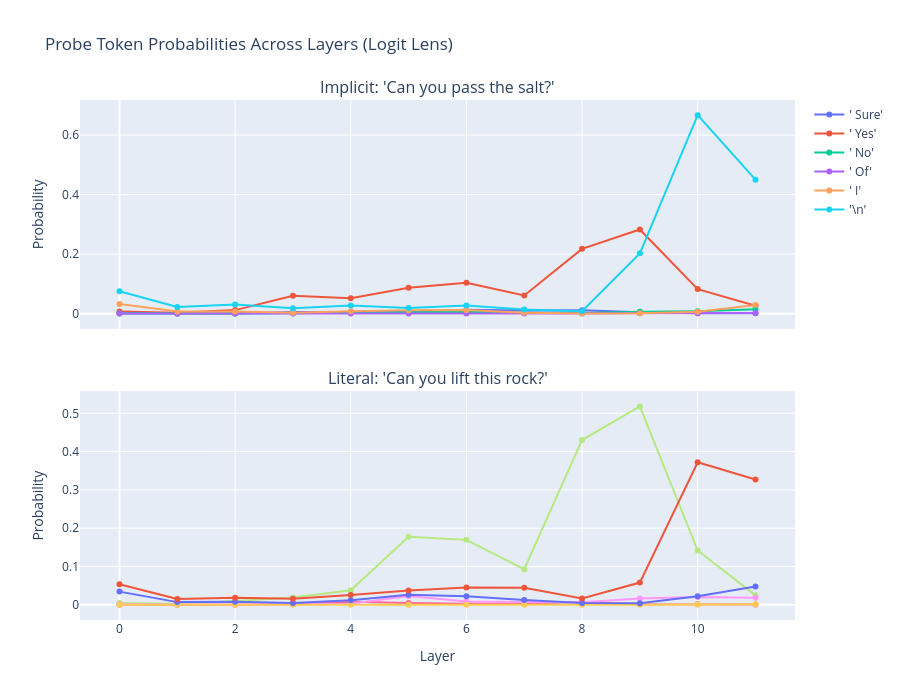

The code cell stored with this chart in its notebook:
### Markdown cell above
### 3.2 Probe: Where Do "Yes/No" vs. Action Tokens Diverge?

For implicit requests, we expect the model to eventually predict action-related continuations (e.g., "Sure", "Of course", "Here"). For literal questions, we expect "Yes"/"No" type continuations. Let's track the probability of key response tokens across layers.

### Code cell
def track_token_probs_across_layers(model, prompt, target_tokens):
    """
    Track the probability of specific tokens at the final position
    across all layers using the logit lens.
    """
    tokens = model.to_tokens(prompt)
    _, cache = model.run_with_cache(tokens)

    target_ids = [model.to_single_token(t) for t in target_tokens]
    n_layers = model.cfg.n_layers
    results = {t: [] for t in target_tokens}

    for layer in range(n_layers):
        resid = cache[f"blocks.{layer}.hook_resid_post"][0, -1, :]
        scaled = model.ln_final(resid)
        layer_logits = model.unembed(scaled.unsqueeze(0)).squeeze(0)
        probs = torch.softmax(layer_logits, dim=-1)

        for t, tid in zip(target_tokens, target_ids):
            results[t].append(probs[tid].item())

    return results


# Tokens that indicate different response types
# Action/compliance tokens (expected after implicit requests)
# Yes/No tokens (expected after literal ability questions)
probe_tokens = [" Sure", " Yes", " No", " Of", " I", "\n"]

fig = make_subplots(
    rows=2, cols=1,
    subplot_titles=[
        f"Implicit: '{sentence_pairs[0]['implicit']}'",
        f"Literal: '{sentence_pairs[0]['literal']}'",
    ],
    shared_xaxes=True,
    vertical_spacing=0.12,
)

for row, prompt in enumerate([sentence_pairs[0]["implicit"], sentence_pairs[0]["literal"]], 1):
    probs = track_token_probs_across_layers(model, prompt, probe_tokens)
    for token_str, prob_list in probs.items():
        fig.add_trace(
            go.Scatter(
                x=list(range(model.cfg.n_layers)),
                y=prob_list,
                mode="lines+markers",
                name=repr(token_str),
                showlegend=(row == 1),
            ),
            row=row, col=1,
        )

fig.update_xaxes(title_text="Layer", row=2, col=1)
fig.update_yaxes(title_text="Probability", row=1, col=1)
fig.update_yaxes(title_text="Probability", row=2, col=1)
fig.update_layout(
    title="Probe Token Probabilities Across Layers (Logit Lens)",
    height=700, width=900,
)
fig.show()

### Figure 1 — Plotly figure (JSON) as saved in the notebook; plotly's stock layout.template omitted (floating-point values rounded to 4 significant figures)
{"data": [{"mode": "lines+markers", "name": "' Sure'", "showlegend": true, "type": "scatter", "x": [0, 1, 2, 3, 4, 5, 6, 7, 8, 9, 10, 11], "xaxis": "x", "y": [0.0003815, 0.0003471, 0.0007321, 0.005283, 0.004789, 0.006611, 0.01271, 0.01041, 0.0112, 0.004808, 0.001399, 0.001301], "yaxis": "y"}, {"mode": "lines+markers", "name": "' Yes'", "showlegend": true, "type": "scatter", "x": [0, 1, 2, 3, 4, 5, 6, 7, 8, 9, 10, 11], "xaxis": "x", "y": [0.006903, 0.002974, 0.01188, 0.05974, 0.05136, 0.08684, 0.1041, 0.06091, 0.2177, 0.2829, 0.08247, 0.02665], "yaxis": "y"}, {"mode": "lines+markers", "name": "' No'", "showlegend": true, "type": "scatter", "x": [0, 1, 2, 3, 4, 5, 6, 7, 8, 9, 10, 11], "xaxis": "x", "y": [0.001566, 0.0002477, 0.0003404, 0.00134, 0.002713, 0.006035, 0.006034, 0.003146, 0.002284, 0.006024, 0.008394, 0.01467], "yaxis": "y"}, {"mode": "lines+markers", "name": "' Of'", "showlegend": true, "type": "scatter", "x": [0, 1, 2, 3, 4, 5, 6, 7, 8, 9, 10, 11], "xaxis": "x", "y": [0.0003745, 0.0001476, 0.0001744, 0.0001038, 0.0002772, 9.068e-05, 0.0001054, 7.267e-05, 7.202e-05, 0.0009902, 0.001106, 0.002124], "yaxis": "y"}, {"mode": "lines+markers", "name": "' I'", "showlegend": true, "type": "scatter", "x": [0, 1, 2, 3, 4, 5, 6, 7, 8, 9, 10, 11], "xaxis": "x", "y": [0.0324, 0.007081, 0.007217, 0.003202, 0.008037, 0.01175, 0.01226, 0.00327, 0.0006913, 0.001234, 0.006649, 0.02897], "yaxis": "y"}, {"mode": "lines+markers", "name": "'\\n'", "showlegend": true, "type": "scatter", "x": [0, 1, 2, 3, 4, 5, 6, 7, 8, 9, 10, 11], "xaxis": "x", "y": [0.07502, 0.02261, 0.03072, 0.01792, 0.02773, 0.01934, 0.02751, 0.01428, 0.007964, 0.2026, 0.6668, 0.4502], "yaxis": "y"}, {"mode": "lines+markers", "name": "' Sure'", "showlegend": false, "type": "scatter", "x": [0, 1, 2, 3, 4, 5, 6, 7, 8, 9, 10, 11], "xaxis": "x2", "y": [0.0004707, 0.0003716, 0.0004387, 0.002255, 0.007917, 0.004825, 0.002598, 0.003182, 0.007519, 0.001245, 0.00117, 0.001089], "yaxis": "y2"}, {"mode": "lines+markers", "name": "' Yes'", "showlegend": false, "type": "scatter", "x": [0, 1, 2, 3, 4, 5, 6, 7, 8, 9, 10, 11], "xaxis": "x2", "y": [0.004963, 0.002747, 0.009848, 0.01905, 0.03798, 0.1776, 0.1696, 0.09291, 0.4302, 0.5181, 0.1418, 0.02472], "yaxis": "y2"}, {"mode": "lines+markers", "name": "' No'", "showlegend": false, "type": "scatter", "x": [0, 1, 2, 3, 4, 5, 6, 7, 8, 9, 10, 11], "xaxis": "x2", "y": [0.001527, 0.0002113, 0.0003093, 0.0009955, 0.002872, 0.02331, 0.008915, 0.007124, 0.00692, 0.01675, 0.02047, 0.01817], "yaxis": "y2"}, {"mode": "lines+markers", "name": "' Of'", "showlegend": false, "type": "scatter", "x": [0, 1, 2, 3, 4, 5, 6, 7, 8, 9, 10, 11], "xaxis": "x2", "y": [0.0004013, 0.0001421, 0.0001046, 7.534e-05, 0.0002817, 7.868e-05, 3.737e-05, 2.336e-05, 3.009e-05, 0.0002655, 0.0007378, 0.001688], "yaxis": "y2"}, {"mode": "lines+markers", "name": "' I'", "showlegend": false, "type": "scatter", "x": [0, 1, 2, 3, 4, 5, 6, 7, 8, 9, 10, 11], "xaxis": "x2", "y": [0.03446, 0.007067, 0.007724, 0.004742, 0.01191, 0.02635, 0.02252, 0.01246, 0.00499, 0.003903, 0.02264, 0.04799], "yaxis": "y2"}, {"mode": "lines+markers", "name": "'\\n'", "showlegend": false, "type": "scatter", "x": [0, 1, 2, 3, 4, 5, 6, 7, 8, 9, 10, 11], "xaxis": "x2", "y": [0.05349, 0.01519, 0.01871, 0.01604, 0.0254, 0.03752, 0.04492, 0.04477, 0.01659, 0.05809, 0.3724, 0.3271], "yaxis": "y2"}], "layout": {"annotations": [{"font": {"size": 16}, "showarrow": false, "text": "Implicit: 'Can you pass the salt?'", "x": 0.5, "xanchor": "center", "xref": "paper", "y": 1, "yanchor": "bottom", "yref": "paper"}, {"font": {"size": 16}, "showarrow": false, "text": "Literal: 'Can you lift this rock?'", "x": 0.5, "xanchor": "center", "xref": "paper", "y": 0.44, "yanchor": "bottom", "yref": "paper"}], "height": 700, "title": {"text": "Probe Token Probabilities Across Layers (Logit Lens)"}, "width": 900, "xaxis": {"anchor": "y", "domain": [0, 1], "matches": "x2", "showticklabels": false}, "xaxis2": {"anchor": "y2", "domain": [0, 1], "title": {"text": "Layer"}}, "yaxis": {"anchor": "x", "domain": [0.56, 1], "title": {"text": "Probability"}}, "yaxis2": {"anchor": "x2", "domain": [0, 0.44], "title": {"text": "Probability"}}}}
